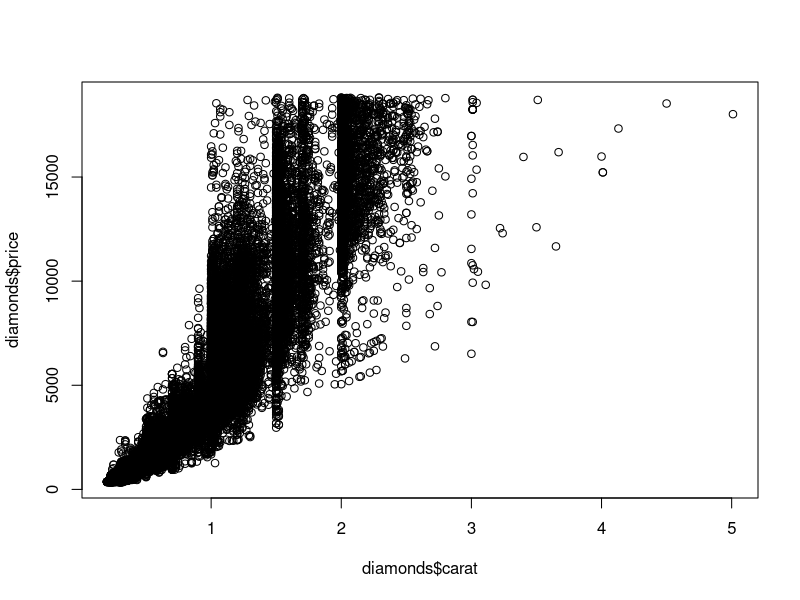
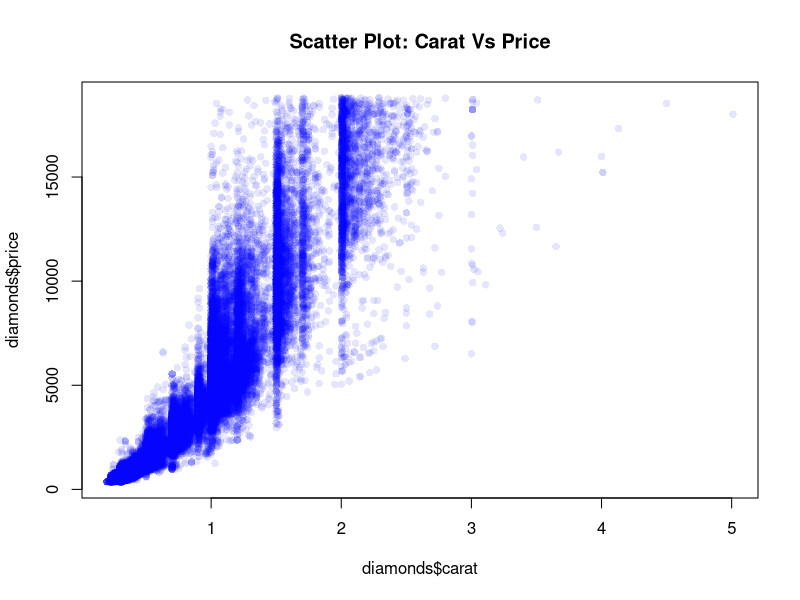

Here is the R script that generated these plots, in order:
# DV Lab – Week 06A
# Name:N.charan kumar reddy
# Roll No:23A91A6145
#Load and Understand the DataSet
data(diamonds)
data(package=.packages(all.available = TRUE))
library(ggplot2)
data("diamonds")
str(diamonds)
dim(diamonds)
?diamonds

#Very basic Scatter'

plot(diamonds$carat,diamonds$price)

#improved Scatter
plot(diamonds$carat,diamonds$price,col=rgb(0,0,1,0.1),pch=16,
     main = "Scatter Plot: Carat Vs Price")
